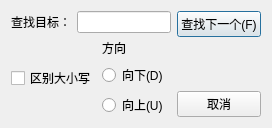
<?xml version="1.0" encoding="UTF-8"?>
<ui version="4.0">
 <class>SearchDialog</class>
 <widget class="QDialog" name="SearchDialog">
  <property name="geometry">
   <rect>
    <x>0</x>
    <y>0</y>
    <width>272</width>
    <height>116</height>
   </rect>
  </property>
  <property name="windowTitle">
   <string>查找</string>
  </property>
  <layout class="QHBoxLayout" name="horizontalLayout_4">
   <item>
    <layout class="QHBoxLayout" name="horizontalLayout_3">
     <item>
      <layout class="QVBoxLayout" name="verticalLayout_2">
       <item>
        <layout class="QHBoxLayout" name="horizontalLayout_2">
         <item>
          <widget class="QLabel" name="label">
           <property name="text">
            <string>查找目标：</string>
           </property>
          </widget>
         </item>
         <item>
          <widget class="QLineEdit" name="lineEdit"/>
         </item>
        </layout>
       </item>
       <item>
        <layout class="QHBoxLayout" name="horizontalLayout">
         <item>
          <widget class="QCheckBox" name="checkBox">
           <property name="text">
            <string>区别大小写</string>
           </property>
          </widget>
         </item>
         <item>
          <layout class="QVBoxLayout" name="verticalLayout">
           <item>
            <widget class="QLabel" name="label_2">
             <property name="text">
              <string>方向</string>
             </property>
            </widget>
           </item>
           <item>
            <widget class="QRadioButton" name="radioButton_2">
             <property name="text">
              <string>向下(D)</string>
             </property>
            </widget>
           </item>
           <item>
            <widget class="QRadioButton" name="radioButton">
             <property name="text">
              <string>向上(U)</string>
             </property>
            </widget>
           </item>
          </layout>
         </item>
        </layout>
       </item>
      </layout>
     </item>
     <item>
      <layout class="QVBoxLayout" name="verticalLayout_3">
       <item>
        <widget class="QPushButton" name="pushButton">
         <property name="text">
          <string>查找下一个(F)</string>
         </property>
        </widget>
       </item>
       <item>
        <spacer name="verticalSpacer">
         <property name="orientation">
          <enum>Qt::Vertical</enum>
         </property>
         <property name="sizeHint" stdset="0">
          <size>
           <width>20</width>
           <height>40</height>
          </size>
         </property>
        </spacer>
       </item>
       <item>
        <widget class="QPushButton" name="pushButton_2">
         <property name="text">
          <string>取消</string>
         </property>
        </widget>
       </item>
      </layout>
     </item>
    </layout>
   </item>
  </layout>
 </widget>
 <resources/>
 <connections/>
</ui>
